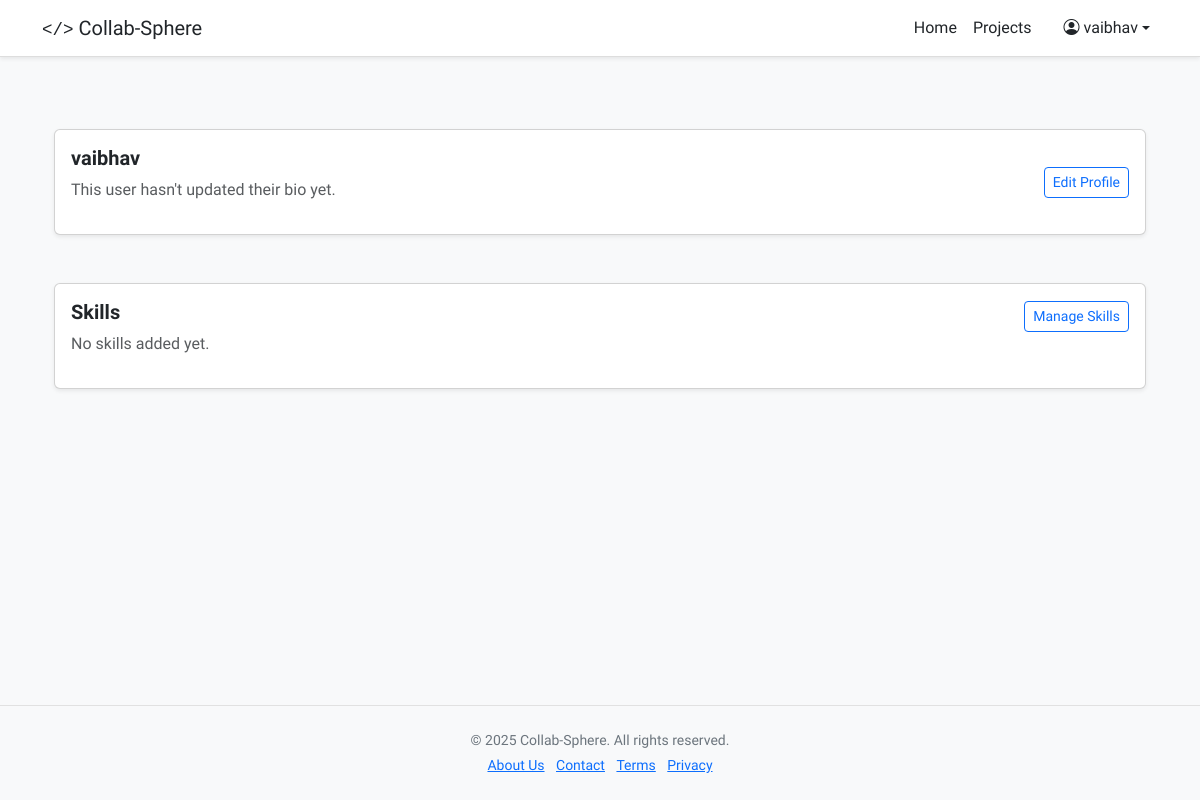
Before: /profile (signed in) with the older database file.
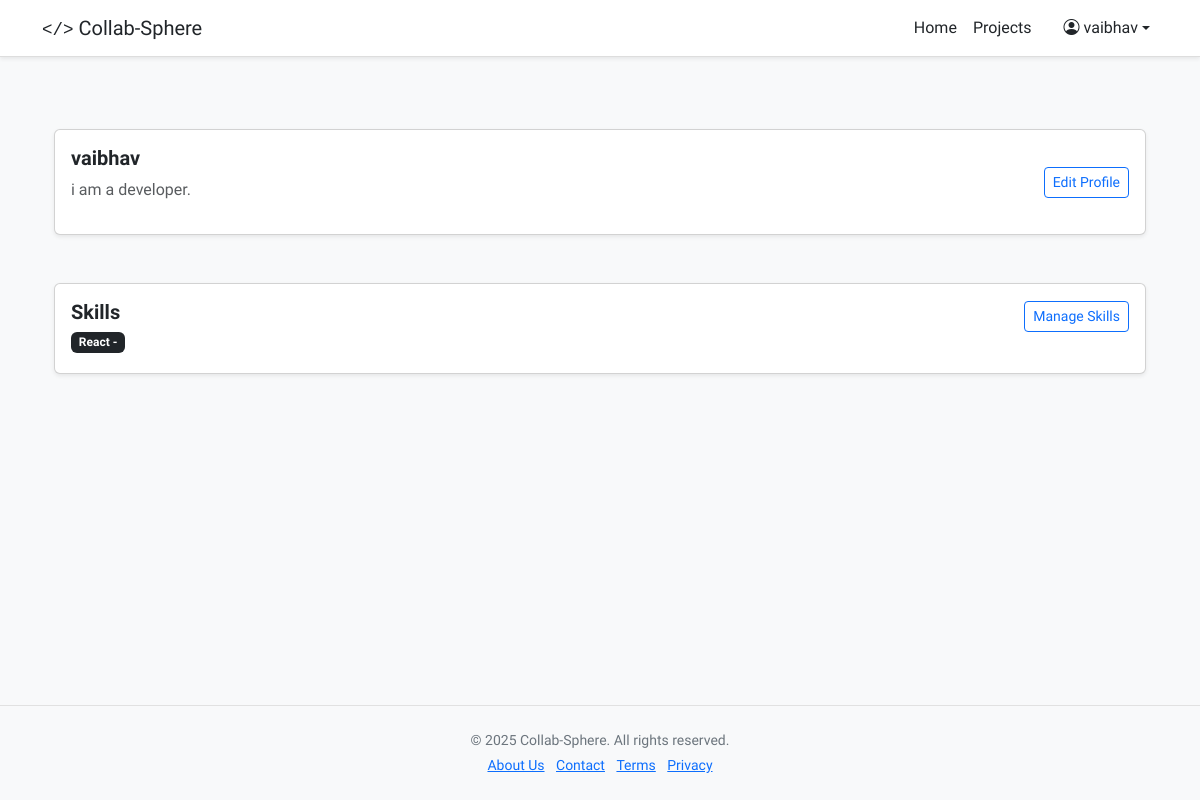
After: the same page with the newer database file.
### models.py (models this page shows, shortened)
class User(db.Model,UserMixin):
    id = db.Column(db.Integer, primary_key=True)
    username = db.Column(db.String(80), unique=True, nullable=False)
    email = db.Column(db.String(120), index=True, unique=True)
    password_hash = db.Column(db.String(128), nullable=False)
    bio = db.Column(db.Text, nullable=True)
    created_at = db.Column(db.DateTime, default=datetime.utcnow)
    projects = db.relationship('Project', backref='author', lazy='dynamic')
    interests = db.relationship('Interest', backref='user', lazy='dynamic')
    comments = db.relationship('Comment', backref='author', lazy='dynamic')
    skills = db.relationship('Skill', secondary=user_skills, lazy='subquery',backref=db.backref('users', lazy=True))

class Skill(db.Model):
    id = db.Column(db.Integer, primary_key=True)
    name = db.Column(db.String(64), unique=True)

### controllers/user.py (the view)
@user_bp.route('/profile')
@login_required
def profile():
    user = User.query.get(session['user_id'])
    interested_projects = Interest.query.filter_by(user_id=user.id).all()
    return render_template('profile.html', user=user, interested_projects=interested_projects)

### app.py (called while the page is built)
@login_manager.user_loader
def load_user(user_id):
    return User.query.get(int(user_id))

### templates/profile.html
{% extends "base.html" %}
{% block content %}
<div class="container mt-5">
    <div class="row">
        <div class="col-md-12 mb-4">
            <div class="card shadow-sm rounded">
                <div class="card-body">
                    <div class="d-flex justify-content-between align-items-center">
                        <div class="d-flex align-items-center">
                            <div>
                                <h5 class="fw-bold text-dark">{{ user.username }}</h5>
                                <p class="text-muted">{{ user.bio or "This user hasn't updated their bio yet." }}</p>
                            </div>
                        </div>
                        <a href="{{ url_for('user.edit_profile') }}" class="btn btn-outline-primary btn-sm">Edit Profile</a>
                    </div>
                </div>
            </div>
        </div>
    </div>
    <div class="row mt-4">
        <div class="col-md-12 mb-4">
            <div class="card shadow-sm rounded">
                <div class="card-body">
                    <div class="d-flex justify-content-between align-items-center">
                        <h5 class="fw-bold text-dark">Skills</h5>
                        <a href="{{ url_for('user.edit_skills') }}" class="btn btn-outline-primary btn-sm">Manage Skills</a>
                    </div>
                    <div class="d-flex flex-wrap">
                        {% if user.skills %}
                            {% for skill in user.skills %}
                                <span class="badge bg-dark text-white mb-1 me-2">
                                    {{ skill.name }} - <strong>{{ skill.competency_level }}</strong>
                                </span>
                            {% endfor %}
                        {% else %}
                            <p class="text-muted">No skills added yet.</p>
                        {% endif %}
                    </div>
                </div>
            </div>
        </div>
    </div>
</div>
{% endblock %}

### templates/base.html (shortened to what this page needs)
<!DOCTYPE html>
<html lang="en">
<head>
    <link href="https://cdn.jsdelivr.net/npm/@ttskch/select2-bootstrap4-theme@1.5.2/dist/select2-bootstrap4.min.css" rel="stylesheet" />
    <link href="https://cdn.jsdelivr.net/npm/select2@4.1.0-rc.0/dist/css/select2.min.css" rel="stylesheet" />
    <link href="https://cdn.jsdelivr.net/npm/bootstrap@5.3.0/dist/css/bootstrap.min.css" rel="stylesheet">
    <link rel="stylesheet" href="https://cdnjs.cloudflare.com/ajax/libs/bootstrap-icons/1.11.1/font/bootstrap-icons.min.css">
</head>
<body>
<nav class="navbar navbar-expand-lg navbar-light bg-white shadow-sm">
    <div class="container">
        <a class="navbar-brand" id="brand" href="/"> <code>&lt;/&gt;</code> Collab-Sphere</a>
        <div class="collapse navbar-collapse justify-content-end" id="navbarNav">
            <ul class="navbar-nav">
                {% if current_user.is_authenticated %}
                    <li class="nav-item"><a class="nav-link" href="/">Home</a></li>
                    <li class="nav-item"><a class="nav-link" href="{{ url_for('project.project') }}">Projects</a></li>
                    <li class="nav-item dropdown ms-3">
                        <a class="nav-link dropdown-toggle d-flex align-items-center" href="#" id="navbarProfileDropdown" role="button" data-bs-toggle="dropdown" aria-expanded="false">
                            <i class="bi bi-person-circle me-1"></i> {{ current_user.username }}
                        </a>
                    </li>
                {% endif %}
            </ul>
        </div>
    </div>
</nav>
<div class="container mt-4 mb-4">
    {% block content %}{% endblock %}
</div>
<footer class="text-center py-4 mt-auto">
    <div class="container">
        <p class="mb-1">&copy; 2025 Collab-Sphere. All rights reserved.</p>
        <ul class="list-inline mb-0">
            <li class="list-inline-item"><a href="#">About Us</a></li>
            <li class="list-inline-item"><a href="#">Contact</a></li>
            <li class="list-inline-item"><a href="#">Terms</a></li>
            <li class="list-inline-item"><a href="#">Privacy</a></li>
        </ul>
    </div>
</footer>
</body>
</html>

Changed rows visible on the page:
changed User "vaibhav": bio "This user hasn't updated their bio yet." → "i am a developer."
now on this page (row unchanged): Skill: name "React"
Other visible differences:
text no longer shown: "No skills added yet."
